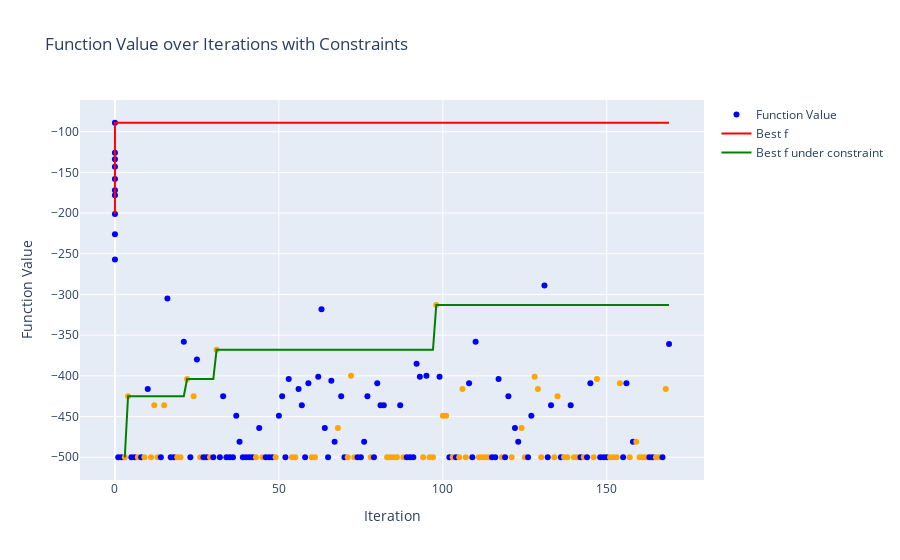

Here is the notebook cell this chart was saved with:
### Markdown cell above
#### lambda1=0.5, lambda2=0.5, clipping=True

- 獲得関数の符号を間違えている

### Code cell
filename = search_log_files(LOG_DIR, ["2024-08-27"])[2]
print(filename)
print()

log_file_path = os.path.join(LOG_DIR, filename)
df_merged, settings = parse_and_prepare_data(log_file_path)

print("実験設定")
display(settings)
print()
display(df_merged)

plot_function_values(df_merged)

### Figure 1 — Plotly figure (JSON) as saved in the notebook; plotly's stock layout.template omitted (floating-point values rounded to 4 significant figures; data arrays with more than 128 entries replaced by an {"elided": "..."} marker saying what was removed)
{"data": [{"marker": {"color": {"elided": "179 str values"}}, "mode": "markers", "name": "Function Value", "type": "scatter", "x": {"elided": "179 int values"}, "y": {"elided": "179 int values"}}, {"line": {"color": "red"}, "mode": "lines", "name": "Best f", "type": "scatter", "x": {"elided": "179 int values"}, "y": {"elided": "179 int values"}}, {"line": {"color": "green"}, "mode": "lines", "name": "Best f under constraint", "type": "scatter", "x": {"elided": "179 int values"}, "y": {"elided": "179 int values"}}], "layout": {"showlegend": true, "title": {"text": "Function Value over Iterations with Constraints"}, "xaxis": {"title": {"text": "Iteration"}}, "yaxis": {"title": {"text": "Function Value"}}}}
